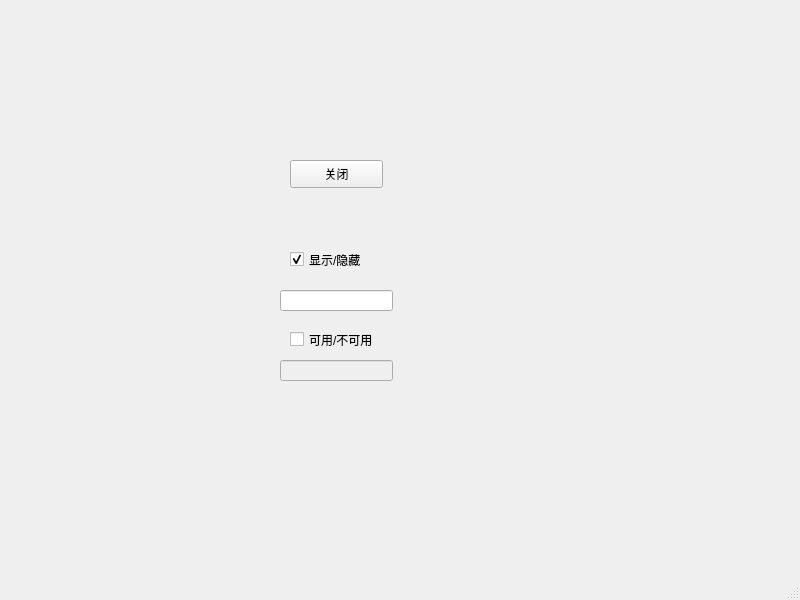
<?xml version="1.0" encoding="UTF-8"?>
<ui version="4.0">
 <class>MainWindow</class>
 <widget class="QMainWindow" name="MainWindow">
  <property name="enabled">
   <bool>true</bool>
  </property>
  <property name="geometry">
   <rect>
    <x>0</x>
    <y>0</y>
    <width>800</width>
    <height>600</height>
   </rect>
  </property>
  <property name="windowTitle">
   <string>MainWindow</string>
  </property>
  <widget class="QWidget" name="centralwidget">
   <widget class="QPushButton" name="pushButton">
    <property name="geometry">
     <rect>
      <x>290</x>
      <y>160</y>
      <width>93</width>
      <height>28</height>
     </rect>
    </property>
    <property name="text">
     <string>关闭</string>
    </property>
   </widget>
   <widget class="QCheckBox" name="checkBox">
    <property name="geometry">
     <rect>
      <x>290</x>
      <y>250</y>
      <width>91</width>
      <height>19</height>
     </rect>
    </property>
    <property name="text">
     <string>显示/隐藏</string>
    </property>
    <property name="checked">
     <bool>true</bool>
    </property>
   </widget>
   <widget class="QCheckBox" name="checkBox_2">
    <property name="geometry">
     <rect>
      <x>290</x>
      <y>330</y>
      <width>121</width>
      <height>19</height>
     </rect>
    </property>
    <property name="text">
     <string>可用/不可用</string>
    </property>
   </widget>
   <widget class="QLineEdit" name="lineEdit">
    <property name="geometry">
     <rect>
      <x>280</x>
      <y>290</y>
      <width>113</width>
      <height>21</height>
     </rect>
    </property>
   </widget>
   <widget class="QLineEdit" name="lineEdit_2">
    <property name="enabled">
     <bool>false</bool>
    </property>
    <property name="geometry">
     <rect>
      <x>280</x>
      <y>360</y>
      <width>113</width>
      <height>21</height>
     </rect>
    </property>
   </widget>
  </widget>
  <widget class="QMenuBar" name="menubar">
   <property name="geometry">
    <rect>
     <x>0</x>
     <y>0</y>
     <width>800</width>
     <height>26</height>
    </rect>
   </property>
  </widget>
  <widget class="QStatusBar" name="statusbar"/>
 </widget>
 <resources/>
 <connections>
  <connection>
   <sender>pushButton</sender>
   <signal>clicked()</signal>
   <receiver>MainWindow</receiver>
   <slot>close()</slot>
   <hints>
    <hint type="sourcelabel">
     <x>334</x>
     <y>197</y>
    </hint>
    <hint type="destinationlabel">
     <x>278</x>
     <y>275</y>
    </hint>
   </hints>
  </connection>
  <connection>
   <sender>checkBox</sender>
   <signal>toggled(bool)</signal>
   <receiver>lineEdit</receiver>
   <slot>setVisible(bool)</slot>
   <hints>
    <hint type="sourcelabel">
     <x>330</x>
     <y>291</y>
    </hint>
    <hint type="destinationlabel">
     <x>330</x>
     <y>320</y>
    </hint>
   </hints>
  </connection>
  <connection>
   <sender>checkBox_2</sender>
   <signal>toggled(bool)</signal>
   <receiver>lineEdit_2</receiver>
   <slot>setEnabled(bool)</slot>
   <hints>
    <hint type="sourcelabel">
     <x>313</x>
     <y>365</y>
    </hint>
    <hint type="destinationlabel">
     <x>316</x>
     <y>395</y>
    </hint>
   </hints>
  </connection>
 </connections>
</ui>
